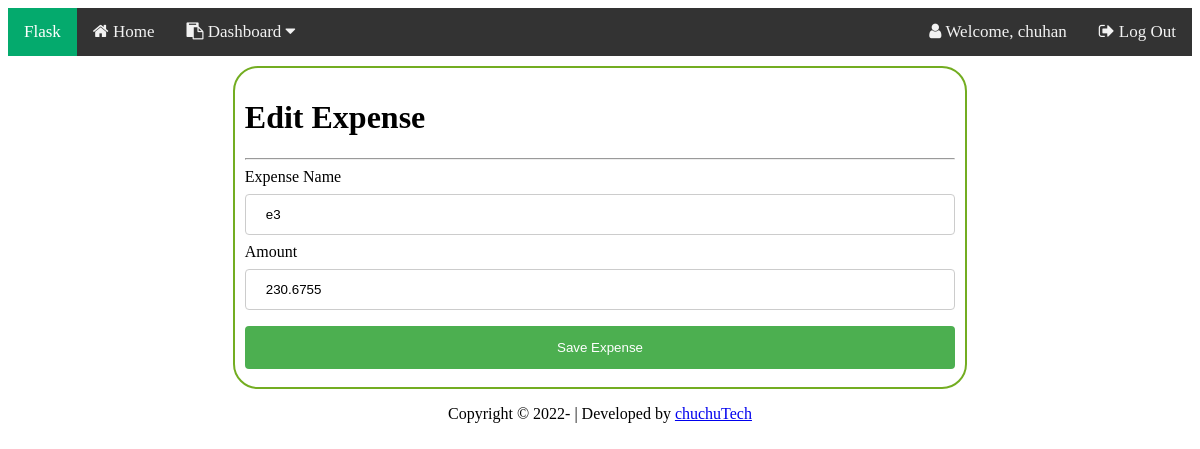
The app's page /editExpense/3 (signed in), older data.
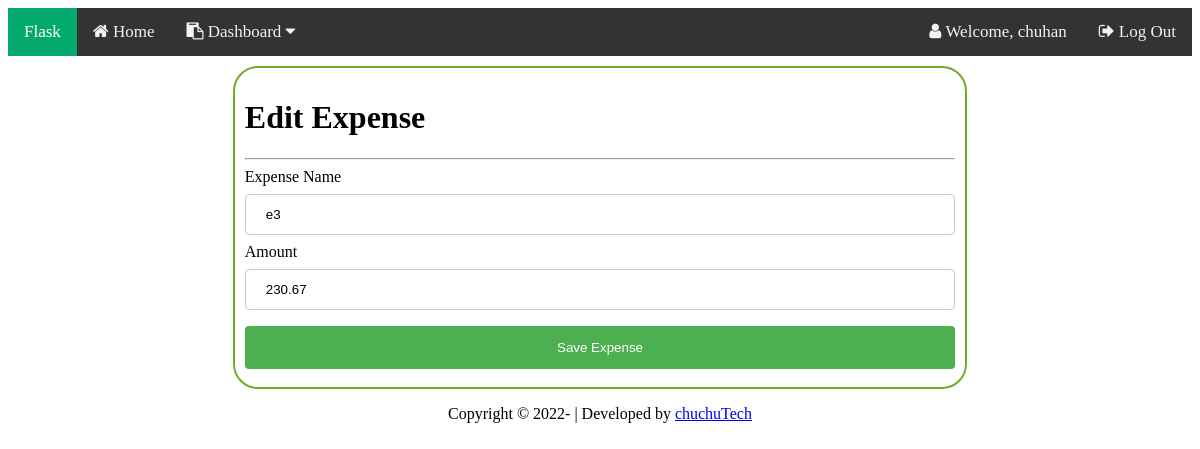
The same page, newer data.
### main.py (models this page shows)
class Expense(db.Model):
    id = db.Column(db.Integer, primary_key=True)
    name = db.Column(db.String(16), nullable=False)
    amount = db.Column(db.Float, nullable=False)
    updated_at = db.Column(db.String(32), nullable=False)
    username = db.Column(db.String(16), db.ForeignKey('user.id'), nullable=False)

### main.py (the view)
@app.route('/editExpense/<id>', methods=['GET', 'POST'])
def editExpense(id):
    form = EditExpenseForm()
    expense = Expense.query.filter_by(id=id).first()
    if form.validate_on_submit():
        expense.name = form.name.data
        expense.amount = form.amount.data
        expense.updated_at = getDateTime()
        db.session.commit()
        return redirect(url_for('dashboard'))
    return render_template('editExpense.html', form=form, expense=expense)

### main.py (shortened to what this page needs)
class EditExpenseForm(FlaskForm):
    name = StringField(
        validators=[InputRequired(), Length(min=NAME_MIN_LEN, max=NAME_MAX_LEN)],
        render_kw={"placeholder": "Expense name"})
    amount = StringField(
        validators=[InputRequired()],
        render_kw={"placeholder": "Amount"})
    submit = SubmitField("Save Expense")

### main.py (called while the page is built)
@login_manager.user_loader
def load_user(user_id):
    return User.query.get(int(user_id))

### templates/editExpense.html (shortened to what this page needs)
<!DOCTYPE html>
<html lang="en">
<head>
    <link rel="stylesheet" href="{{ url_for('static', filename='css/global.css') }}">
</head>
<body>
    {% include 'topNavigationBar.html' %}
    <div class="body-center">
        <h1>Edit Expense</h1><hr>
        <form method="POST" action="">
            <label>Expense Name</label><br>
            {{ form.name(value=expense.name) }}<br>
            <label>Amount</label><br>
            {{ form.amount(value=expense.amount) }}<br>
            {{ form.submit }}
        </form>
    </div>
    {% include 'footer.html' %}
</body>
</html>

Row changes from the older to the newer data that the page shows:
changed Expense: amount "230.6755" → "230.67"
